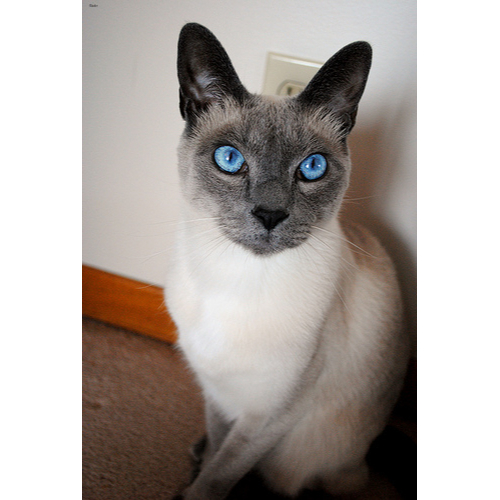
#> input picture asset/dataset/siamese55/siamese (20).jpg, 500 x 500 px, found by its file name
$ python resize.py
#> lines starting #> are read from the running program, lines starting #| are printed output that depends on the picture
import cv2

# Load the image
imgpath = '..\\Cat_Identifier\\asset\\dataset\\siamese\\siamese (20).jpg'
image = cv2.imread(imgpath, 0)
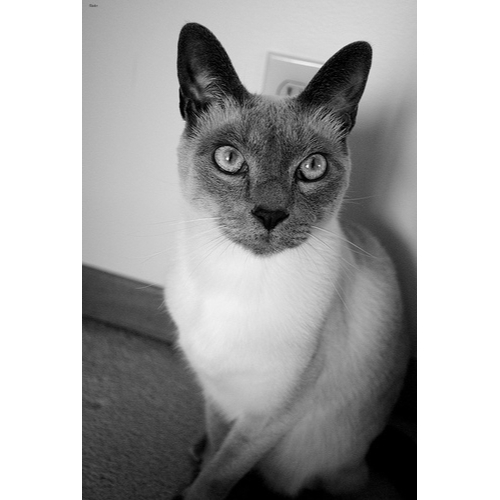
#> image: shape (500, 500); min 0, max 255, mean 169.9

# Get the dimensions of the image
height, width = image.shape[:2]
#> height = 500; width = 500

# Set the desired dimensions for the resized image
resized_height, resized_width = 500, 500

# Use the cv2.resize() function to resize the image
resized_image = cv2.resize(image, (resized_width, resized_height))

# Save the resized image
cv2.imshow("Image", resized_image)
cv2.imwrite(
    '..\\Cat_Identifier\\asset\\resizeimg\\resizeimg1.jpg', resized_image)

$ run again, with asset/dataset/siamese55/siamese (126).jpg copied over asset/dataset/siamese55/siamese (20).jpg
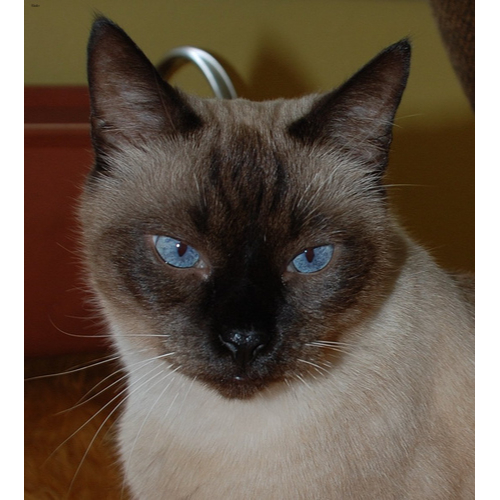
#> input picture asset/dataset/siamese55/siamese (126).jpg, 500 x 500 px, found by its file name
#> `image = cv2.imread(imgpath, 0)`:
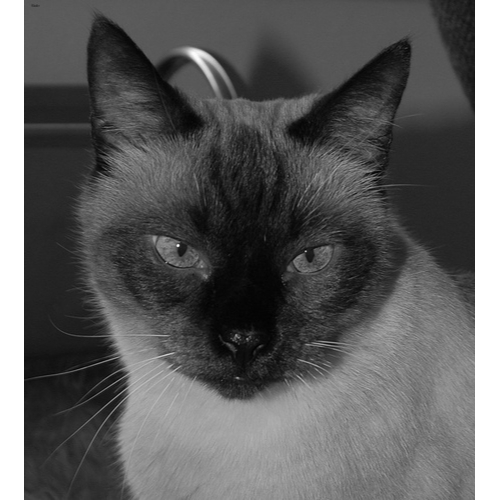
#> image: shape (500, 500); min 0, max 255, mean 94.1

$ run again, with asset/dataset/siamese55/siamese (127).jpg copied over asset/dataset/siamese55/siamese (20).jpg
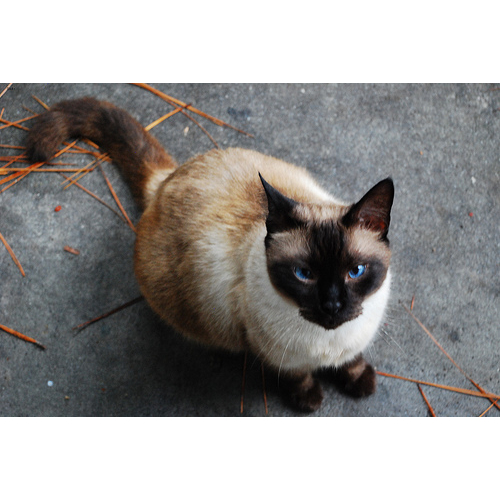
#> input picture asset/dataset/siamese55/siamese (127).jpg, 500 x 500 px, found by its file name
#> `image = cv2.imread(imgpath, 0)`:
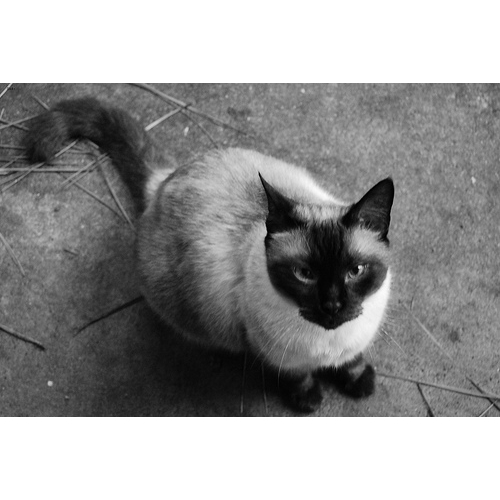
#> image: shape (500, 500); min 0, max 255, mean 151.9
